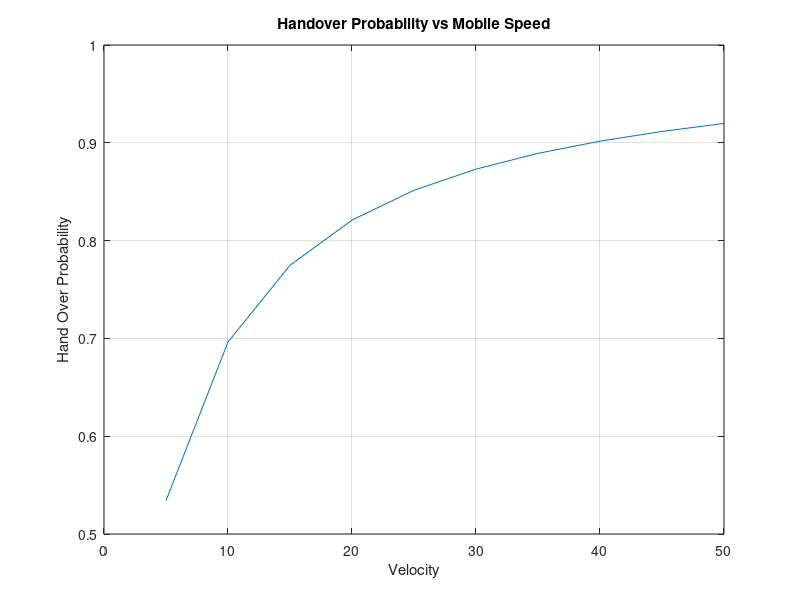
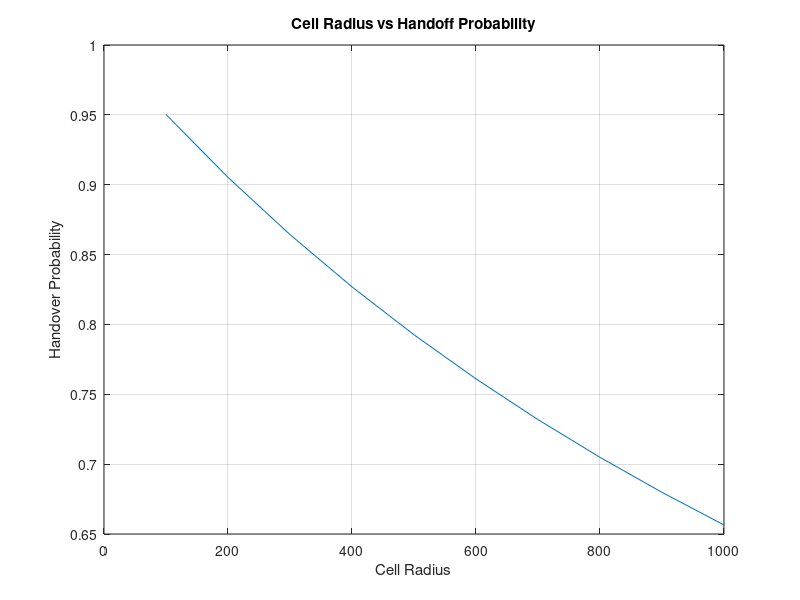
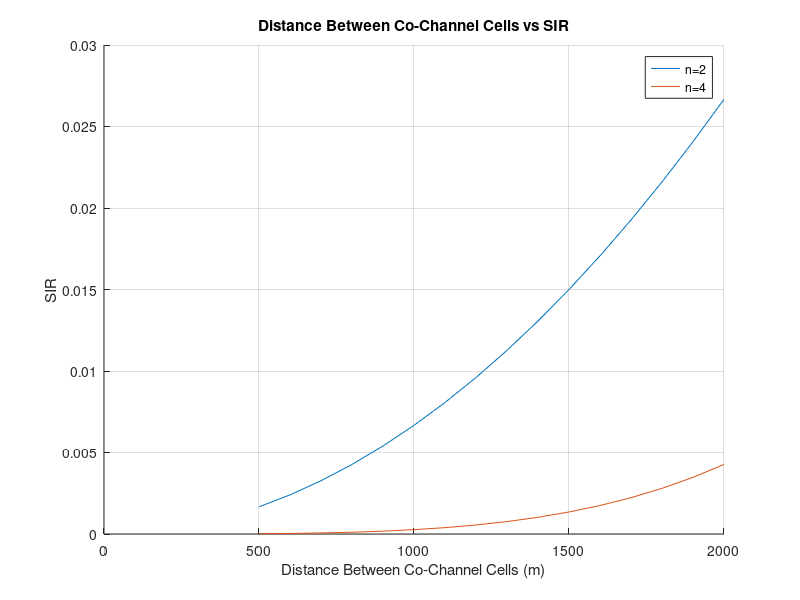

MATLAB code to generate these figures, in order: (Note: this script raises an error after producing the figures.)
% Question (A) - Handover Probability vs Mobile Speed
clc;
clear all;
close all;
r = 500;
avg = 3 * 60;
v = 5:5:50;
u = 1 / avg;
PI = 3.14;
n = (2 .* v) / (PI * r);
Hp = n ./ (n + u);
disp(Hp)
figure(1)
plot(v, Hp)
xlabel("Velocity");
ylabel("Hand Over Probability");
title("Handover Probability vs Mobile Speed");
grid on

% Question (B) - Handover Probability vs Cell Radius
r = 100:100:1000;
avg = 3 * 60;
v = 60 * (5 / 18);
u = 1 / avg;
PI = 3.14;
n = (2 .* v) ./ (PI * r);
Hp = n ./ (n + u);
figure(2)
plot(r, Hp)
xlabel("Cell Radius");
ylabel("Handover Probability");
title("Cell Radius vs Handoff Probability");
grid on

% Question (C) - Distance Between Co-Channel Cells vs SIR
d = 500:100:2000;
r = 5 * 10^3;
n = [2, 4];
q = 6;
capacity_matrix = zeros(length(d), length(n));
for i = 1:length(d)
    for j = 1:length(n)
        s = ((d(i) / r)^n(j)) / q;
        capacity_matrix(i, j) = s;
    end
end
figure(3)
hold on
for i = 1:length(n)
    plot(d, capacity_matrix(:, i), 'DisplayName', ['n=' num2str(n(i))])
end
xlabel("Distance Between Co-Channel Cells (m)");
ylabel("SIR");
title("Distance Between Co-Channel Cells vs SIR");
legend;
grid on

% Question (D) - SIR Table for Different Sectorization Scenarios
n = 3;
N1 = 5;
N2 = 7;
N3 = 19;
i1 = 6;
i2 = 1;
i3 = 2;

SIR11 = 10 * log10(((3 * N1)^(n / 2)) / i1);
SIR12 = 10 * log10(((3 * N1)^(n / 2)) / i2);
SIR13 = 10 * log10(((3 * N1)^(n / 2)) / i3);
SIR21 = 10 * log10(((3 * N2)^(n / 2)) / i1);
SIR22 = 10 * log10(((3 * N2)^(n / 2)) / i2);
SIR23 = 10 * log10(((3 * N2)^(n / 2)) / i3);
SIR31 = 10 * log10(((3 * N3)^(n / 2)) / i1);
SIR32 = 10 * log10(((3 * N3)^(n / 2)) / i2);
SIR33 = 10 * log10(((3 * N3)^(n / 2)) / i3);

Sectorization = ["No sectorization"; "60° sectorization"; "120° sectorization";
                 "No sectorization"; "60° sectorization"; "120° sectorization";
                 "No sectorization"; "60° sectorization"; "120° sectorization"];

SIRDb = [SIR11; SIR12; SIR13; SIR21; SIR22; SIR23; SIR31; SIR32; SIR33];
N = [N1; N1; N1; N2; N2; N2; N3; N3; N3];

t1 = table(Sectorization, N, SIRDb)
